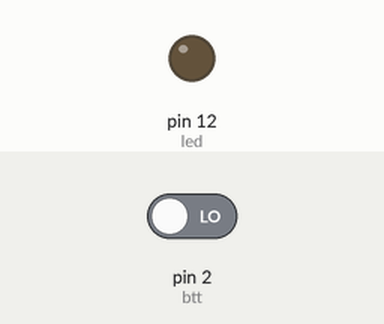
A sketch run on a simulated Arduino Uno, built with avr-gcc and run on an emulated ATmega328P. Shown: output pins drawn as LEDs (lit = HIGH). The test bench sets the inputs (shaded band); at power-on: pin 2 (btt) LOW.

Above: at 1.2 s.
1.3 s: pin 2 (btt) driven HIGH
At 2.2 s:
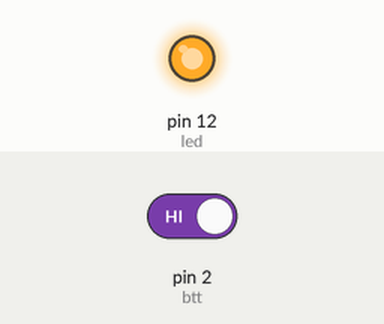
2.8 s: pin 2 (btt) driven LOW
At 3.3 s:
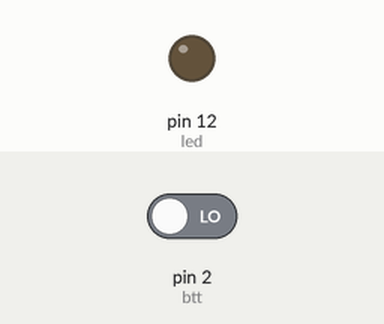
Timing chart, 0 to 5.8 s (numbered marks = the images above; inputs shaded):
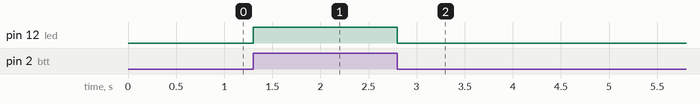

The sketch:

buttttttttt.ino
```cpp
int led = 12;
int btt = 2;
int bs = 0;
void setup() {
  pinMode(12,OUTPUT);
  pinMode(2,INPUT);
}
void loop() {
bs = digitalRead(btt);
 if(bs == HIGH){
    digitalWrite(led,HIGH);}
    else {
      digitalWrite(led,LOW);
    }

  }
```

Measured:
- after the input at 1.3 s, pin 12 (led): LOW → HIGH at once
- after the input at 2.8 s, pin 12 (led): HIGH → LOW at once
